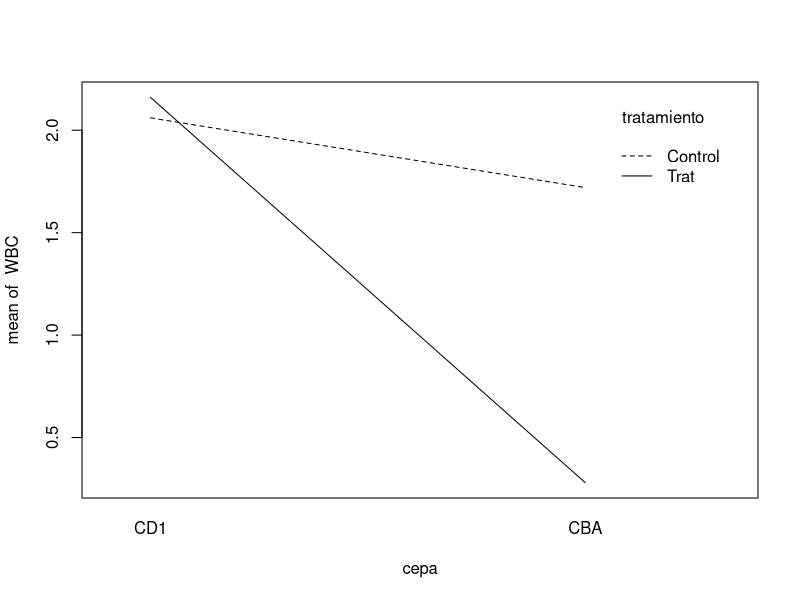

Write R code to recreate this figure. (Note: this script raises an error after producing the figure.)
##############################################
### R CODE FOR EXAMPLE 3: FACTOEIAL DESIGN ###
##############################################

dades<-expand.grid(replica=1:5, tratamiento = c("Control", "Trat"),cepa=c("CD1", "CBA"))
WBC<-c( 3, 1.7, 1.5,2, 2.1, 1.9, 1.9, 3.5, 1.2, 2.3, 1.9, 2.6, 1.4, 1.6, 1.1, 0.4, 0.2, 0.1, 0.4, 0.3)
dades$cepa <-as.factor(dades$cepa)
dades$tratamiento <-as.factor(dades$tratamiento)
dades <- cbind(dades, WBC)
write.csv2(dades, "dadesFACTD.csv2", row.names=F)

attach(dades)

model.1<- WBC ~ tratamiento + cepa # this model ignores interaction
aov.1<-aov (model.1, data=dades)
summary(aov.1)

model.2<- WBC ~ tratamiento + cepa + cepa:tratamiento
aov.2<-aov (model.2, data=dades)
summary(aov.2) # this shows that interaction had to be considered

interaction.plot(cepa, tratamiento, WBC)

### Check ANOVA model assumptions
opt<- par(mfrow=c(2,2)); plot(aov1); par(opt)

### Clean memory
detach(dades); rm(dades)